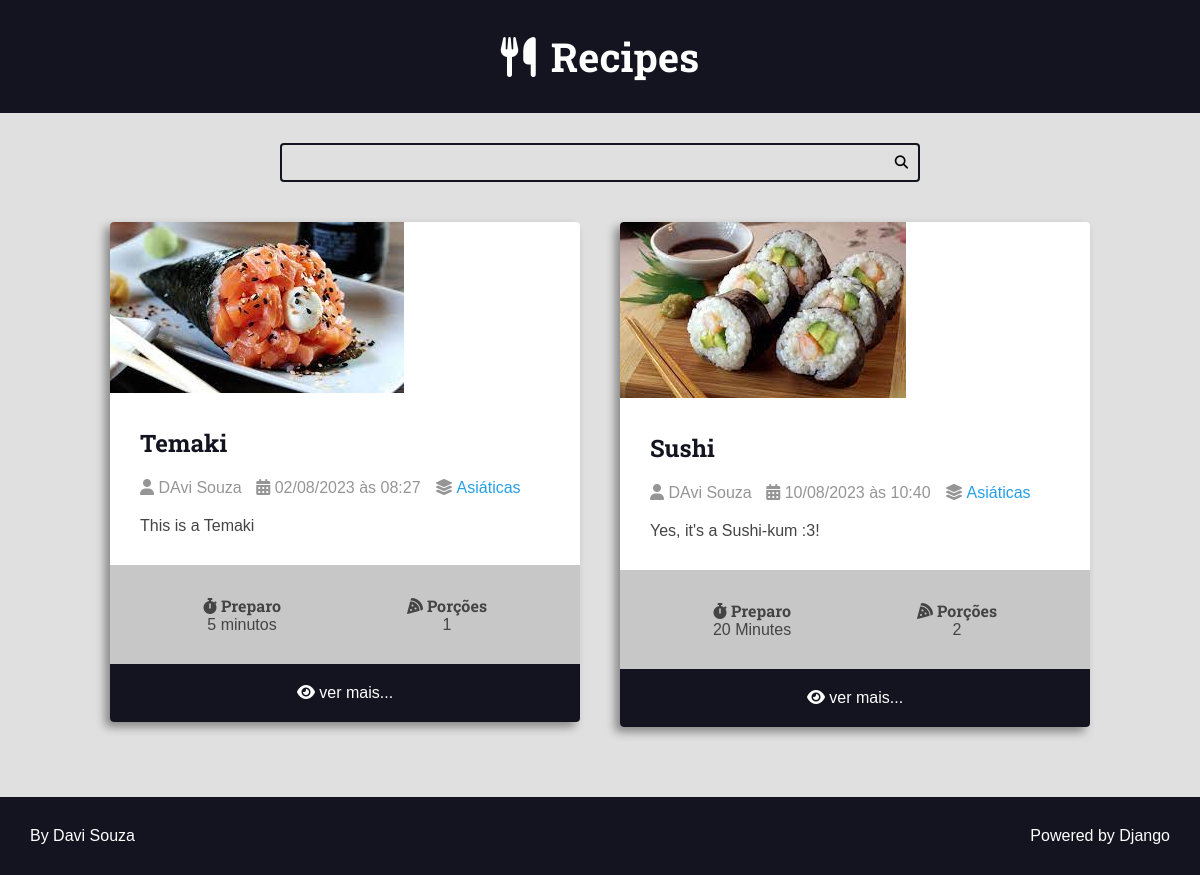
Page /recipes/category/4/ on the committed database.
### recipes/models.py (models this page shows, shortened)
class Recipe(models.Model):
    title = models.CharField(max_length=65)
    description = models.CharField(max_length=165)
    slug = models.SlugField(blank=True, unique=True)
    preparation_time = models.IntegerField()
    preparation_time_unit = models.CharField(max_length=65)
    servings = models.IntegerField()
    servings_unit = models.CharField(max_length=65)
    preparation_steps = models.TextField()
    preparation_steps_is_html = models.BooleanField(default=False)
    created_at = models.DateTimeField(auto_now_add=True)
    updated_at = models.DateTimeField(auto_now=True)
    is_published = models.BooleanField(default=False)
    cover = models.ImageField(
        upload_to='recipes/covers/%Y/%m/%d/', blank=True, null=True)
    category = models.ForeignKey(
        Category, on_delete=models.SET_NULL, null=True, blank=True,
        default=None)
    author = models.ForeignKey(
        User, on_delete=models.SET_NULL, null=True)

class Category(models.Model):
    name = models.CharField(max_length=65)

### recipes/views.py (the view, shortened to what this page needs)
# urls.py: path('recipes/category/<int:category_id>/',
def category(request, category_id):
    recipes = Recipe.objects.filter(
        category__id=category_id, is_published=True)
    page_obj, pagination_range = make_pagination(request, recipes, PER_PAGE)
    context = {'recipes': page_obj,
               'pagination_range': pagination_range,
               'title': f'{recipes.first().category.name} | ',
               }
    return render(request, 'recipes/pages/category.html', context, status=200)

### utils/pagination.py (called while the page is built)
def make_pagination(request, queryset, per_page, qty_pages=4):
    try:
        current_page = int(request.GET.get('page', 1))
    except ValueError:
        current_page = 1
    paginator = Paginator(queryset, per_page)
    page_obj = paginator.get_page(current_page)
    pagination_range = make_pagination_range(
        paginator.page_range,
        qty_pages,
        current_page
    )
    return page_obj, pagination_range

### recipes/templates/recipes/pages/category.html (shortened to what this page needs)
{% extends 'global/base.html' %}
{% block content %}
    <div class="main-content main-content-list container">
        {% for recipe in recipes %}
            {% include '../partials/recipe-cards.html' %}
        {% endfor %}
    </div>
{% endblock content %}

### recipes/templates/recipes/partials/recipe-cards.html (shortened to what this page needs)
<div class="recipe recipe-list-item">
    <div class="recipe-cover">
        {% if recipe.cover %}
            <a href="{% url 'recipes:recipe' recipe.slug %}">
                <img src="{{recipe.cover.url}}" alt="Temp">
            </a>
        {% endif %}
    </div>
    <div class="recipe-title-container">
        <h2 class="recipe-title">
            <a href="{% url 'recipes:recipe' recipe.slug %}">
                {{recipe.title}}
            </a>
        </h2>
    </div>
    <div class="recipe-author">
        <span class="recipe-author-item">
            <i class="fas fa-user"></i>
                {% if recipe.author is not None %}
                    {% if recipe.author.first_name %}
                        {{recipe.author.first_name}} {{recipe.author.last_name}}
                    {% else %}
                        {{recipe.author.username}}
                    {% endif %}
                {% else %}
                    <em>Desconhecido</em>
                {% endif %}
        </span>
        <span class="recipe-author-item">
            <i class="fas fa-calendar-alt"></i>
            {{recipe.created_at|date:"d/m/Y"}} às {{recipe.created_at|date:"H:i"}}
        </span>
        {% if recipe.category is not None %}
            <span class="recipe-author-item">
                <i class="fas fa-layer-group"></i>
                <span> <a href="{% url 'recipes:category' recipe.category.id %}"> {{recipe.category.name}} </a> </span>
            </span>
        {% endif %}
    </div>
    <div class="recipe-content">
        <p> {{recipe.description}} </p>
    </div>
    <div class="recipe-meta-container">
        <div class="recipe-meta recipe-preparation">
            <h3 class="recipe-meta-title"><i class="fas fa-stopwatch"></i> Preparo</h3>
            <div class="recipe-meta-text">
                {{recipe.preparation_time}} {{recipe.preparation_time_unit}}
            </div>
        </div>
        <div class="recipe-meta recipe-servings">
            <h3 class="recipe-meta-title"><i class="fas fa-pizza-slice"></i> Porções</h3>
            <div class="recipe-meta-text">
                {{recipe.servings}} {{recipe.preparation_servings_unit}}
            </div>
        </div>
    </div>
    {% if not is_detail_page %}
        <footer class="recipe-footer">
            <a class="recipe-read-more button button-dark button-full-width" href="{% url 'recipes:recipe' recipe.slug%}">
                <i class="fas fa-eye"></i>
                <span>ver mais...</span>
            </a>
        </footer>
    {% endif %}
</div>

### recipes/static/recipes/css/styles.css (style rules this page uses)
:root { --color-primary: #269fe6; --color-primary-hover: #2086c2; --color-primary-dark: #13141f; --color-primary-dark-hover: #212336; --color-primary-light: #d4ecfa; --color-primary-light-hover: #bdd8e7; --color-white: #fff; --color-black: #000; --color-dark-text: #444; --color-info-light: #cce5ff; --color-debug-light: #cce5ff; --color-success-light: #d4edda; --color-alert-light: #fff3cd; --color-warning-light: #fff3cd; --color-error-light: #f8d7da; --color-info-dark: #4d86c4; --color-debug-dark: #4d86c4; --color-success-dark: #4a9c5d; --color-alert-dark: #927f40; --color-warning-dark: #927f40; --color-error-dark: #da525d; --color-gray-0: #f9f9f9; --color-gray-1: #e0e0e0; --color-gray-2: #c7c7c7; --color-gray-3: #aeaeae; --color-gray-4: #959595; --color-gray-5: #7d7d7d; --color-gray-6: #646464; --color-gray-7: #4b4b4b; --color-gray-8: #323232; --color-gray-9: #191919; --font-primary: sans-serif; --font-headings: 'Roboto Slab', serif; --spacing-gutter-medium: 3rem; --spacing-gutter-large: 4rem; }
* { padding: 0; margin: 0; box-sizing: border-box; }
html { font-size: 62.5%; }
body { background: var(--color-gray-1); font-size: 1.6rem; font-family: var(--font-primary); color: var(--color-dark-text); }
h1, h2, h3, h4, h5, h6 { font-family: var(--font-headings); }
.container { max-width: 144rem; margin: 0 auto; padding: var(--spacing-gutter-medium); }
.main-content { padding-top: 0; }
.main-content-list { display: grid; grid-template-columns: repeat(auto-fit, minmax(340px, 1fr)); gap: var(--spacing-gutter-large); }
.recipe { background: var(--color-white); box-shadow: -5px 5px 10px rgba(0, 0, 0, .4); transform: scale(1); transition: all 250ms ease-in-out; border-radius: 4px; overflow: hidden; }
.recipe img { max-width: 100%; }
.recipe-list-item { max-width: 64rem; height: fit-content; }
.recipe-title-container { padding: var(--spacing-gutter-medium); padding-bottom: 2rem; }
.recipe-title-container a { text-decoration: none; color: var(--color-primary-dark) }
.recipe-author { padding: 0 var(--spacing-gutter-medium); }
.recipe-author a { color: var(--color-primary); transition: all 300ms ease-in-out; text-decoration: none; }
.recipe-author-item { color: var(--color-gray-4); margin-right: 1rem; }
.recipe-content { padding: var(--spacing-gutter-medium); padding-top: 2rem; }
.recipe-meta-container { display: flex; flex-flow: row wrap; padding: var(--spacing-gutter-medium); background: var(--color-gray-2); }
.recipe-meta { display: flex; flex-flow: column nowrap; flex-shrink: 1; flex-grow: 1; text-align: center; }
.recipe-meta-title { font-size: 1.6rem; }
.recipe-footer a { background: var(--color-primary-dark); display: block; color: var(--color-white); text-decoration: none; text-align: center; padding: 2rem var(--spacing-gutter-medium); transition: all 300ms ease-in-out; }

### rows in the picture
Recipe: cover (picture), title "Temaki", author.first_name "DAvi", author.last_name "Souza", created_at "02/08/2023", created_at "08:27", category.name "Asiáticas", description "This is a Temaki", preparation_time "5", preparation_time_unit "minutos", servings "1"
Recipe: cover (picture), title "Sushi", author.first_name "DAvi", author.last_name "Souza", created_at "10/08/2023", created_at "10:40", category.name "Asiáticas", description "Yes, it's a Sushi-kum :3!", preparation_time "20", preparation_time_unit "Minutes", servings "2"
